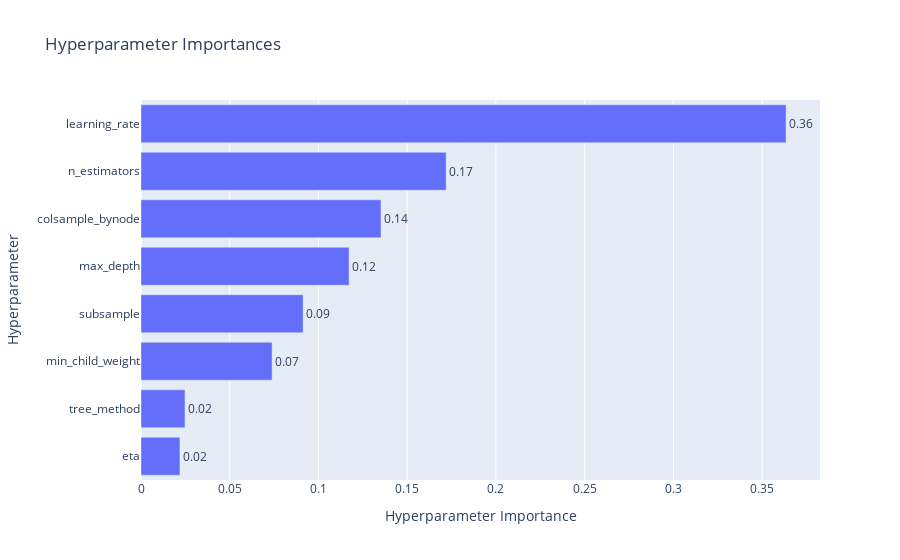
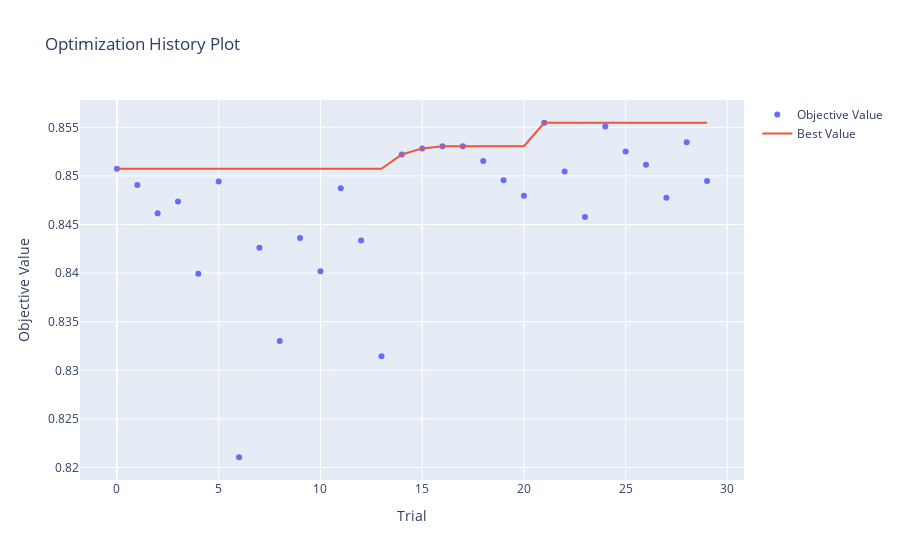

These figures' notebook cell, in order:
### Code cell
import optuna.visualization as vis

display(vis.plot_param_importances(study))
display(vis.plot_optimization_history(study))

### Figure 1 — Plotly figure (JSON) as saved in the notebook; plotly's stock layout.template omitted (floating-point values rounded to 4 significant figures)
{"data": [{"cliponaxis": false, "hovertemplate": ["eta (FloatDistribution): 0.021950329870392533<extra></extra>", "tree_method (CategoricalDistribution): 0.0247993776410521<extra></extra>", "min_child_weight (IntDistribution): 0.07389838817827961<extra></extra>", "subsample (FloatDistribution): 0.09136285458813265<extra></extra>", "max_depth (IntDistribution): 0.11725877386713197<extra></extra>", "colsample_bynode (FloatDistribution): 0.13525302462656077<extra></extra>", "n_estimators (IntDistribution): 0.17196669652153018<extra></extra>", "learning_rate (FloatDistribution): 0.3635105547069201<extra></extra>"], "name": "Objective Value", "orientation": "h", "text": ["0.02", "0.02", "0.07", "0.09", "0.12", "0.14", "0.17", "0.36"], "textposition": "outside", "type": "bar", "x": [0.02195, 0.0248, 0.0739, 0.09136, 0.1173, 0.1353, 0.172, 0.3635], "y": ["eta", "tree_method", "min_child_weight", "subsample", "max_depth", "colsample_bynode", "n_estimators", "learning_rate"]}], "layout": {"title": {"text": "Hyperparameter Importances"}, "xaxis": {"title": {"text": "Hyperparameter Importance"}}, "yaxis": {"title": {"text": "Hyperparameter"}}}}

### Figure 2 — Plotly figure (JSON) as saved in the notebook; plotly's stock layout.template omitted (floating-point values rounded to 4 significant figures)
{"data": [{"mode": "markers", "name": "Objective Value", "type": "scatter", "x": [0, 1, 2, 3, 4, 5, 6, 7, 8, 9, 10, 11, 12, 13, 14, 15, 16, 17, 18, 19, 20, 21, 22, 23, 24, 25, 26, 27, 28, 29], "y": [0.8507, 0.8491, 0.8462, 0.8474, 0.8399, 0.8494, 0.8211, 0.8426, 0.833, 0.8436, 0.8402, 0.8487, 0.8434, 0.8315, 0.8522, 0.8528, 0.8531, 0.853, 0.8515, 0.8495, 0.848, 0.8555, 0.8504, 0.8458, 0.8551, 0.8525, 0.8512, 0.8477, 0.8535, 0.8495]}, {"mode": "lines", "name": "Best Value", "type": "scatter", "x": [0, 1, 2, 3, 4, 5, 6, 7, 8, 9, 10, 11, 12, 13, 14, 15, 16, 17, 18, 19, 20, 21, 22, 23, 24, 25, 26, 27, 28, 29], "y": [0.8507, 0.8507, 0.8507, 0.8507, 0.8507, 0.8507, 0.8507, 0.8507, 0.8507, 0.8507, 0.8507, 0.8507, 0.8507, 0.8507, 0.8522, 0.8528, 0.8531, 0.8531, 0.8531, 0.8531, 0.8531, 0.8555, 0.8555, 0.8555, 0.8555, 0.8555, 0.8555, 0.8555, 0.8555, 0.8555]}, {"marker": {"color": "#cccccc"}, "mode": "markers", "name": "Infeasible Trial", "showlegend": false, "type": "scatter", "x": [], "y": []}], "layout": {"title": {"text": "Optimization History Plot"}, "xaxis": {"title": {"text": "Trial"}}, "yaxis": {"title": {"text": "Objective Value"}}}}
